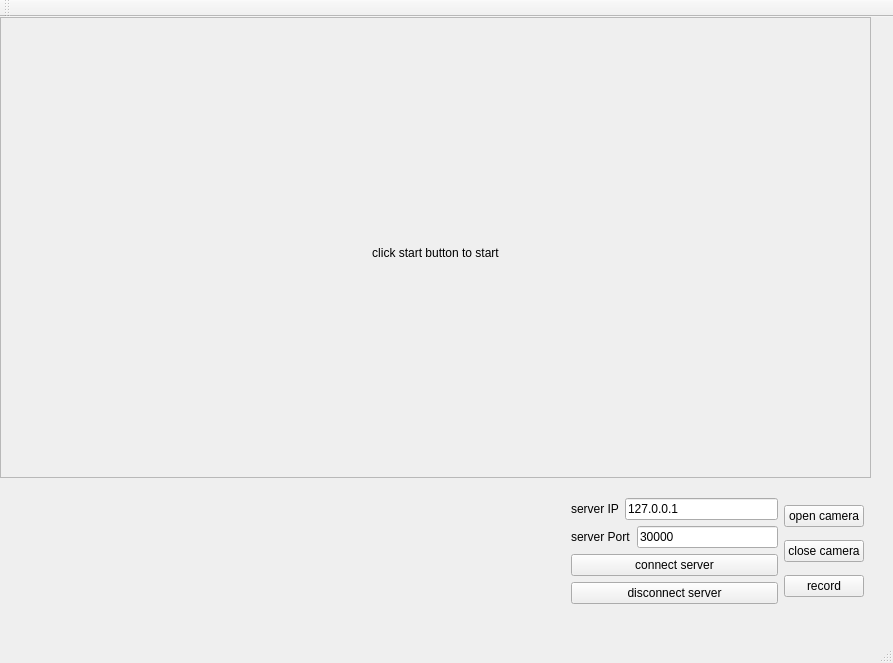
<?xml version="1.0" encoding="UTF-8"?>
<ui version="4.0">
 <class>MainWindow</class>
 <widget class="QMainWindow" name="MainWindow">
  <property name="geometry">
   <rect>
    <x>0</x>
    <y>0</y>
    <width>893</width>
    <height>663</height>
   </rect>
  </property>
  <property name="windowTitle">
   <string>MainWindow</string>
  </property>
  <widget class="QWidget" name="centralWidget">
   <widget class="QFrame" name="frame">
    <property name="geometry">
     <rect>
      <x>0</x>
      <y>0</y>
      <width>871</width>
      <height>461</height>
     </rect>
    </property>
    <property name="frameShape">
     <enum>QFrame::StyledPanel</enum>
    </property>
    <property name="frameShadow">
     <enum>QFrame::Raised</enum>
    </property>
    <widget class="QLabel" name="textLabel">
     <property name="geometry">
      <rect>
       <x>0</x>
       <y>10</y>
       <width>871</width>
       <height>451</height>
      </rect>
     </property>
     <property name="text">
      <string>click start button to start</string>
     </property>
     <property name="alignment">
      <set>Qt::AlignCenter</set>
     </property>
    </widget>
   </widget>
   <widget class="QWidget" name="layoutWidget">
    <property name="geometry">
     <rect>
      <x>560</x>
      <y>470</y>
      <width>315</width>
      <height>129</height>
     </rect>
    </property>
    <layout class="QHBoxLayout" name="horizontalLayout">
     <item>
      <layout class="QVBoxLayout" name="verticalLayout_2">
       <item>
        <layout class="QHBoxLayout" name="horizontalLayout_2">
         <item>
          <widget class="QLabel" name="label">
           <property name="text">
            <string>server IP</string>
           </property>
          </widget>
         </item>
         <item>
          <widget class="QLineEdit" name="lineEdit_ip">
           <property name="text">
            <string>127.0.0.1</string>
           </property>
          </widget>
         </item>
        </layout>
       </item>
       <item>
        <layout class="QHBoxLayout" name="horizontalLayout_3">
         <item>
          <widget class="QLabel" name="label_2">
           <property name="text">
            <string>server Port</string>
           </property>
          </widget>
         </item>
         <item>
          <widget class="QLineEdit" name="lineEdit_port">
           <property name="text">
            <string>30000</string>
           </property>
          </widget>
         </item>
        </layout>
       </item>
       <item>
        <widget class="QPushButton" name="btn_connect">
         <property name="text">
          <string>connect server</string>
         </property>
        </widget>
       </item>
       <item>
        <widget class="QPushButton" name="btn_disconnect">
         <property name="text">
          <string>disconnect server</string>
         </property>
        </widget>
       </item>
      </layout>
     </item>
     <item>
      <layout class="QVBoxLayout" name="verticalLayout">
       <item>
        <widget class="QPushButton" name="btn_start">
         <property name="text">
          <string>open camera</string>
         </property>
        </widget>
       </item>
       <item>
        <widget class="QPushButton" name="btn_stop">
         <property name="text">
          <string>close camera</string>
         </property>
        </widget>
       </item>
       <item>
        <widget class="QPushButton" name="btn_record">
         <property name="text">
          <string>record</string>
         </property>
        </widget>
       </item>
      </layout>
     </item>
    </layout>
   </widget>
   <zorder>layoutWidget</zorder>
   <zorder>frame</zorder>
  </widget>
  <widget class="QMenuBar" name="menuBar">
   <property name="geometry">
    <rect>
     <x>0</x>
     <y>0</y>
     <width>893</width>
     <height>26</height>
    </rect>
   </property>
  </widget>
  <widget class="QToolBar" name="mainToolBar">
   <attribute name="toolBarArea">
    <enum>TopToolBarArea</enum>
   </attribute>
   <attribute name="toolBarBreak">
    <bool>false</bool>
   </attribute>
  </widget>
  <widget class="QStatusBar" name="statusBar"/>
 </widget>
 <layoutdefault spacing="6" margin="11"/>
 <resources/>
 <connections/>
</ui>
